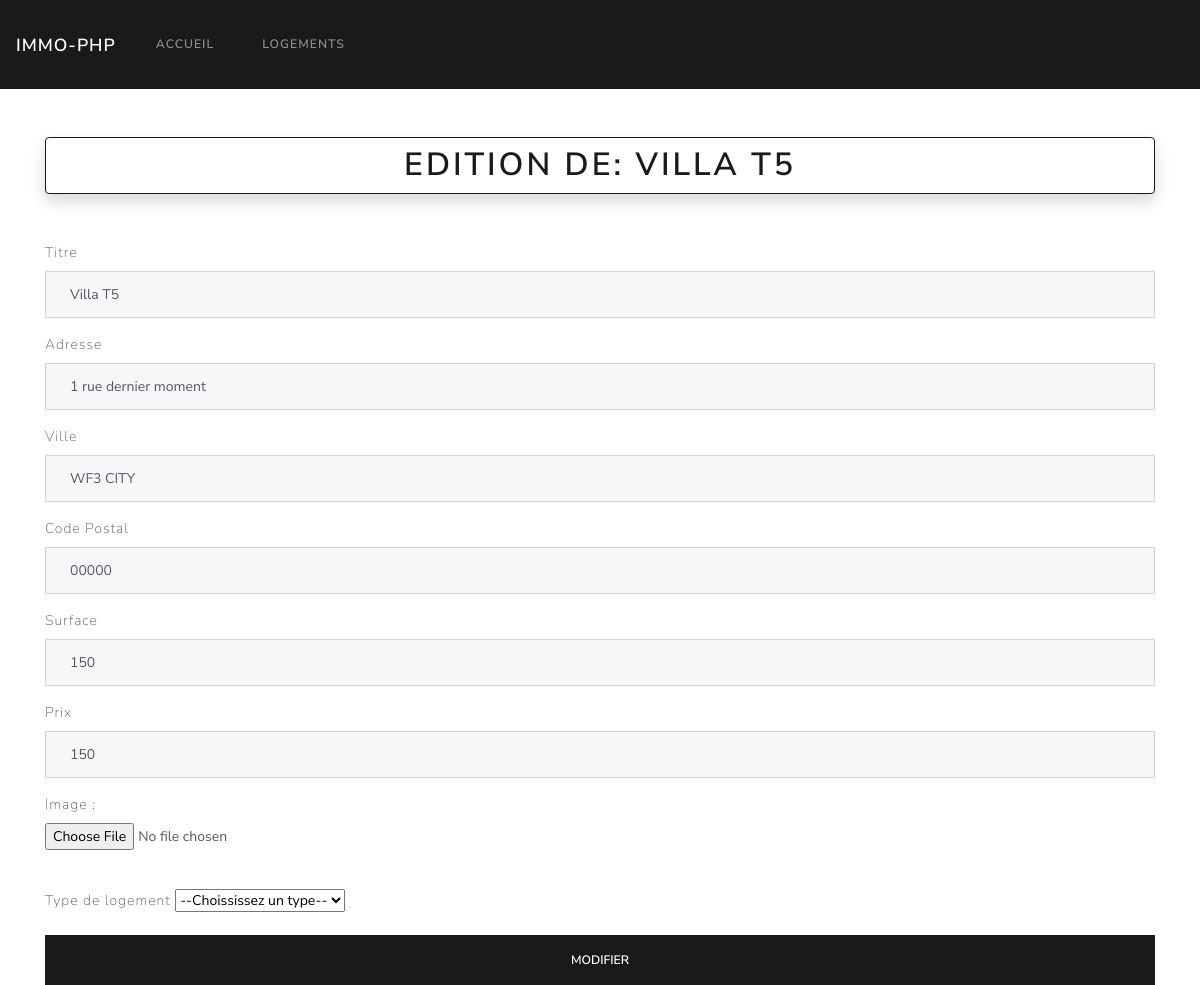
The app's page /logements/edit/1 with its own data.
### tables this page shows
CREATE TABLE IF NOT EXISTS `logement` (
  `id_logement` int UNSIGNED NOT NULL AUTO_INCREMENT,
  `titre` varchar(255) NOT NULL,
  `adresse` varchar(255) NOT NULL,
  `ville` varchar(255) NOT NULL,
  `cp` varchar(20) NOT NULL,
  `surface` int NOT NULL,
  `prix` int NOT NULL,
  `type` varchar(50) NOT NULL,
  `photo` varchar(50) DEFAULT NULL,
  PRIMARY KEY (`id_logement`)
);

### controller/LogementController.php (called while the page is built, shortened)
<?php
require_once "modele/LogementManager.php";
class LogementController
{
    private $logementManager;
    public function __construct()
    {
        $this->logementManager = new LogementManager;
        $this->logementManager->loadLogements();
    }
    public function editLogementForm($id_logement)
    {
        $logement = $this->logementManager->getLogementById($id_logement);
        require_once "view/edit.logement.view.php";
    }
}

### modele/Manager.php (called while the page is built, shortened)
<?php
abstract class Manager
{
    private static $pdo;
    private static function setBdd()
    {
        self::$pdo = new PDO("mysql:host=localhost;dbname=immobilier;charset=utf8", "root", "");
        self::$pdo->setAttribute(PDO::ATTR_ERRMODE, PDO::ERRMODE_WARNING);
    }
    protected function getBdd()
    {
        return self::$pdo;
    }
}

### modele/LogementManager.php (called while the page is built, shortened)
<?php
require_once "Logement.php";
require_once "Manager.php";
class LogementManager extends Manager
{
    private $logements;
    public function addLogement($logement)
    {
        $this->logements[] = $logement;
    }
    public function loadLogements()
    {
        $req  = $this->getBdd()->prepare("SELECT * FROM logement");
        $req->execute();
        $myLogements = $req->fetchAll(PDO::FETCH_ASSOC);
    }
    public function getLogementById($id_logement)
    {
        foreach ($this->logements as $logement) {
            if ($logement->getId_logement() == $id_logement) {
                return $logement;
            }
        }
    }
}

### modele/Logement.php (called while the page is built, shortened)
<?php
class Logement
{
    private int     $id_logement;
    private string  $titre;
    private string  $adresse;
    private string $ville;
    private string $cp;
    private int $surface;
    private int $prix;
    public function __construct($id_logement, $titre, $adresse, $ville, $cp, $surface, $prix, $photo, $type)
    {
        $this->id_logement = $id_logement;
        $this->titre = $titre;
        $this->adresse = $adresse;
        $this->ville = $ville;
        $this->cp = $cp;
        $this->surface = $surface;
        $this->prix = $prix;
    }
    public function getId_logement()
    {
        return $this->id_logement;
    }
    public function getTitre()
    {
        return $this->titre;
    }
    public function getAdresse()
    {
        return $this->adresse;
    }
    public function getVille()
    {
        return $this->ville;
    }
    public function getCp()
    {
        return $this->cp;
    }
    public function getPrix()
    {
        return $this->prix;
    }
    public function getSurface()
    {
        return $this->surface;
    }
}

### view/edit.logement.view.php (the view, shortened to what this page needs)
<form method="POST" action="<?= URL ?>logements/editvalid" enctype="multipart/form-data">
    <div class="form-group">
        <label for="titre">Titre</label>
        <input type="text" class="form-control" value="<?= $logement->getTitre() ?>" name="titre" id="titre">
    </div>
    <div class="form-group">
        <label for="adresse">Adresse</label>
        <input type="text" class="form-control" value="<?= $logement->getAdresse() ?>" name="adresse" id="adresse">
    </div>
    <div class="form-group">
        <label for="ville">Ville</label>
        <input type="text" class="form-control" value="<?= $logement->getVille() ?>" name="ville" id="ville">
    </div>
    <div class="form-group">
        <label for="cp">Code Postal</label>
        <input type="text" class="form-control" value="<?= $logement->getCp() ?>" name="cp" id="cp">
    </div>
    <div class="form-group">
        <label for="surface">Surface</label>
        <input type="number" class="form-control" value="<?= $logement->getSurface() ?>" name="surface" id="surface">
    </div>
    <div class="form-group">
        <label for="prix">Prix</label>
        <input type="number" class="form-control" value="<?= $logement->getPrix() ?>" name="prix" id="prix">
    </div>
    <div class="form-group">
        <label for="image">Image : </label>
        <input type="file" class="form-control-file" id="image" name="image">
    </div>
    <div class="form-group">
        <label for="type" class="form-label mt-4">Type de logement</label>
        <select class="form-select" name="type" id="type" required="required">
            <option value="">--Choississez un type--</option>
        </select>
    </div>
    <button type="submit" class="btn btn-primary btn-block">Modifier</button>
</form>
<?php
$content =  ob_get_clean();
$title = "Edition de: " . $logement->getTitre();
require_once "base.html.php";
?>

### view/base.html.php (shortened to what this page needs)
<!DOCTYPE html>
<html lang="fr">
<head>
    <link rel="stylesheet" href="https://cdnjs.cloudflare.com/ajax/libs/font-awesome/5.15.1/css/all.min.css" />
    <link rel="stylesheet" href="https://stackpath.bootstrapcdn.com/bootswatch/4.5.2/lux/bootstrap.min.css">
</head>
<body>
    <?php require_once "partials/nav.view.php"?>
    <div class="container mt-5">
        <h1 class="text-center border border-primary shadow rounded p-2 my-5"><?= $title ?></h1>
        <?= $content ?>
    </div>
</body>
</html>

### records on screen
logement: titre "EDITION DE: VILLA T5", titre "Villa T5", adresse "1 rue dernier moment", ville "WF3 CITY", cp "00000", surface "150", prix "150"
